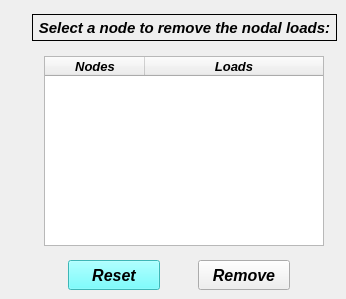
     <widget class="QWidget" name="tab">
      <attribute name="title">
       <string>Remove</string>
      </attribute>
      <widget class="QLabel" name="label_29">
       <property name="geometry">
        <rect>
         <x>32</x>
         <y>14</y>
         <width>305</width>
         <height>27</height>
        </rect>
       </property>
       <property name="font">
        <font>
         <family>Arial</family>
         <pointsize>11</pointsize>
         <weight>75</weight>
         <italic>true</italic>
         <bold>true</bold>
        </font>
       </property>
       <property name="frameShape">
        <enum>QFrame::Box</enum>
       </property>
       <property name="text">
        <string>Select a node to remove the nodal loads:</string>
       </property>
       <property name="textFormat">
        <enum>Qt::AutoText</enum>
       </property>
       <property name="alignment">
        <set>Qt::AlignCenter</set>
       </property>
      </widget>
      <widget class="QTreeWidget" name="treeWidget_nodal_loads">
       <property name="geometry">
        <rect>
         <x>44</x>
         <y>56</y>
         <width>280</width>
         <height>190</height>
        </rect>
       </property>
       <property name="minimumSize">
        <size>
         <width>280</width>
         <height>190</height>
        </size>
       </property>
       <property name="maximumSize">
        <size>
         <width>280</width>
         <height>190</height>
        </size>
       </property>
       <property name="font">
        <font>
         <family>Arial</family>
         <italic>true</italic>
        </font>
       </property>
       <property name="indentation">
        <number>0</number>
       </property>
       <column>
        <property name="text">
         <string>Nodes</string>
        </property>
        <property name="font">
         <font>
          <family>Arial</family>
          <pointsize>10</pointsize>
          <weight>75</weight>
          <italic>true</italic>
          <bold>true</bold>
         </font>
        </property>
        <property name="textAlignment">
         <set>AlignCenter</set>
        </property>
       </column>
       <column>
        <property name="text">
         <string>Loads</string>
        </property>
        <property name="font">
         <font>
          <family>Arial</family>
          <pointsize>10</pointsize>
          <weight>75</weight>
          <italic>true</italic>
          <bold>true</bold>
         </font>
        </property>
        <property name="textAlignment">
         <set>AlignCenter</set>
        </property>
       </column>
      </widget>
      <widget class="QPushButton" name="pushButton_remove_bc_confirm">
       <property name="geometry">
        <rect>
         <x>198</x>
         <y>260</y>
         <width>92</width>
         <height>30</height>
        </rect>
       </property>
       <property name="minimumSize">
        <size>
         <width>0</width>
         <height>30</height>
        </size>
       </property>
       <property name="maximumSize">
        <size>
         <width>16777215</width>
         <height>30</height>
        </size>
       </property>
       <property name="font">
        <font>
         <family>Arial</family>
         <pointsize>12</pointsize>
         <weight>75</weight>
         <italic>true</italic>
         <bold>true</bold>
        </font>
       </property>
       <property name="text">
        <string>Remove</string>
       </property>
      </widget>
      <widget class="QPushButton" name="pushButton_reset">
       <property name="geometry">
        <rect>
         <x>68</x>
         <y>260</y>
         <width>92</width>
         <height>30</height>
        </rect>
       </property>
       <property name="minimumSize">
        <size>
         <width>0</width>
         <height>30</height>
        </size>
       </property>
       <property name="maximumSize">
        <size>
         <width>16777215</width>
         <height>30</height>
        </size>
       </property>
       <property name="font">
        <font>
         <family>Arial</family>
         <pointsize>12</pointsize>
         <weight>75</weight>
         <italic>true</italic>
         <bold>true</bold>
        </font>
       </property>
       <property name="styleSheet">
        <string notr="true">background-color: rgb(85, 255, 255);</string>
       </property>
       <property name="text">
        <string>Reset</string>
       </property>
      </widget>
     </widget>
